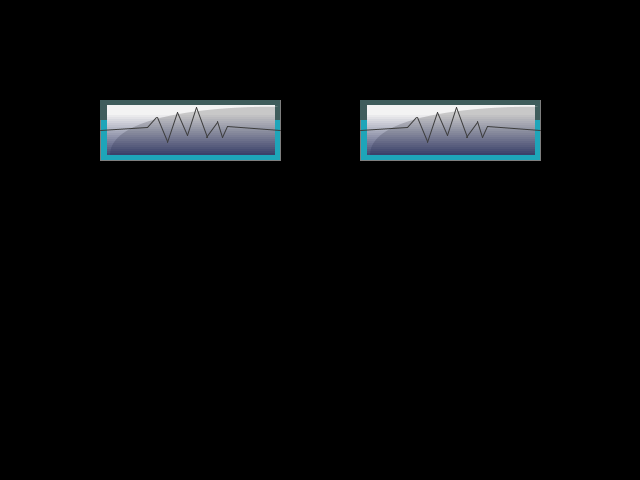
Frame 1 (no input)
Frame 60 (the mouse pressed at the canvas centre just before this capture): identical to frame 1, image omitted
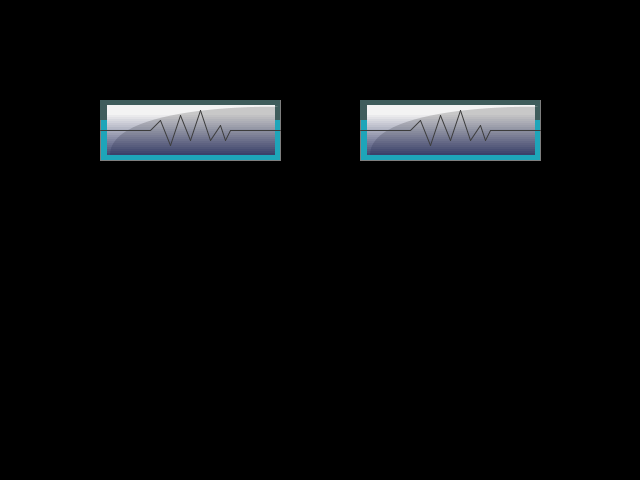
Frame 120 (the mouse held since frame 60 and released just before this capture)

The Processing sketch that drew these frames (run headless with seeded random() and noise(); from frame 60 on, the mouse is pressed at the canvas centre):

// Processing sketch: processing_7192
// ── processing_7192.pde

void setup() {
  size(640, 480);
  cursor(HAND);
  smooth(); 
}


void draw() {
  background(0);
  float v = dist(mouseX, mouseY, pmouseX, pmouseY);
  float o = map(v, 0, 50, 0, 255);



  strokeWeight(1);        //base
  stroke(126); 
  fill(30, 165, 185);
  rect(100, 100, 180, 60);
  rect(360, 100, 180, 60);


  noStroke();             //shadow
  fill(63, 93, 92);
  rect(100, 100, 180, 20);
  rect(360, 100, 180, 20);

  //when there's no motion
  fill(200);
  rect(107, 105, 168, 50);
  rect(367, 105, 168, 50);


  //bored
  fill(0, 219, 146, o); 
  rect(107, 105, 168, 50);
  rect(367, 105, 168, 50);


  fill(255, 200);              //refecltion
  int refl = 260;
  beginShape();
  vertex(367-refl, 105);
  vertex(535-refl, 105);
  vertex(535-refl, 107);
  bezierVertex(565-refl, 107, 370-refl, 100, 370-refl, 155);
  vertex(367-refl, 155);
  endShape();    
  beginShape();
  vertex(367, 105);
  vertex(535, 105);
  vertex(535, 107);
  bezierVertex(565, 107, 370, 100, 370, 155);
  vertex(367, 155);
  endShape();  


  //angry
  if(mouseY > 105 && mouseY < 155 && mousePressed) {
    if(mouseX > 107 && mouseX < 275 || mouseX > 367 && mouseX < 535) {
      fill(234, 68, 2);
      triangle(100, 100, 280, 160, 100, 160);
      triangle(360, 160, 540, 160, 540, 100);
      fill(57, 0, 33);
      triangle(100, 100, 280, 160, 280, 100);
      triangle(360, 160, 360, 100, 540, 100);
    }
  }


  //tickled
  
  if(mouseX > 280 && mouseX < 360 && mouseY > 105 && mouseY < 155) {
    if(v > 1){  
      stroke(255, 93, 180);
      strokeWeight(3);
      noFill();
      rect(100, 100, 180, 60);
      rect(360, 100, 180, 60);
      fill(191, 193, 137);
      noStroke();
      rect(107, 105, 168, 50);
      rect(367, 105, 168, 50);
      fill(0, 200);     
    }
  }




  float y = 153.0;       //eye gradient
  noStroke();
  for (int g = 200; g > 0; g -= 10) {
    fill(20, 28, 80, g); 
    rect(107, y, 168, 2);
    rect(367, y, 168, 2);
    y -= 2; 
  } 



  //confused
  int cf = 260;
  noFill();
  stroke(180, o);
  strokeWeight(1);
  for (int i = 50; i < 350; i += 50) {
    for (float c = 0.0; c < 0.1; c += 0.05) {
      if(mouseX < 50 || mouseX > 590 || mouseY > 430 || mouseY < 50) {
        ellipse(190+mouseX*c, 130+mouseY*c, i, i);    
        ellipse(190+cf+mouseX*c, 130+mouseY*c, i, i);

      }
    }
  }



  //sz
  int a = 100;
  float sx = map(mouseX, 0, 640, -30, 30);
  float sy = map(mouseY, 0, 480, -30, 30);
  stroke(60);
  strokeWeight(1);
  for (int i = 0; i < 270; i += 260) {
    line(100+i, 130, 150+i+0.1*sx, 130+0.1*sy);
    line(230+i+0.07*sx, 130+0.11*sy, 280+i, 130);
    line(150+i+0.1*sx, 130+0.08*sy, 160+i+0.12*sx, 120+0.1*sy);
    line(160+i+0.1*sx, 120+0.1*sy, 170+i+0.09*sx, 145+0.13*sy);
    line(170+i+0.1*sx, 145+0.1*sy, 180+i+0.1*sx, 115+0.07*sy);
    line(180+i+0.1*sx, 115+0.1*sy, 190+i+0.08*sx, 140+0.14*sy);
    line(190+i+0.08*sx, 140+0.14*sy, 200+i+0.13*sx, 110+0.1*sy);
    line(200+i+0.13*sx, 110+0.1*sy, 210+i+0.1*sx, 140+0.1*sy);
    line(210+i+0.11*sx, 140+0.07*sy, 220+i+0.1*sx, 125+0.1*sy);
    line(220+i+0.1*sx, 125+0.12*sy, 225+i+0.08*sx, 140+0.1*sy);
    line(225+i+0.1*sx, 140+0.1*sy, 230+i+0.07*sx, 130+0.11*sy);
  }





}//vdraw bracket
